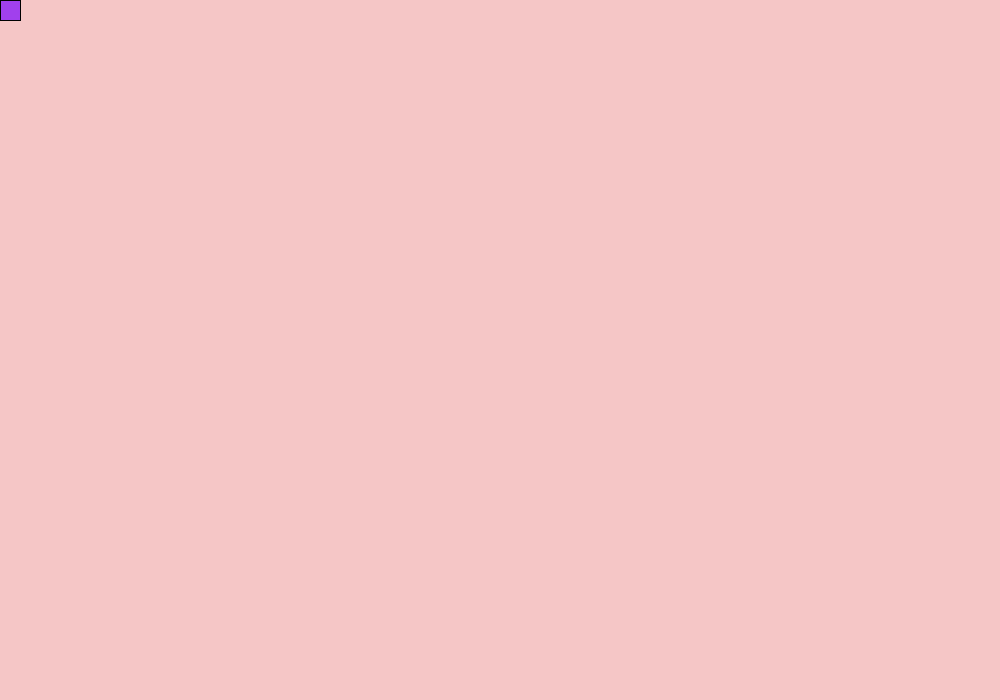
Frame 1 (no input)
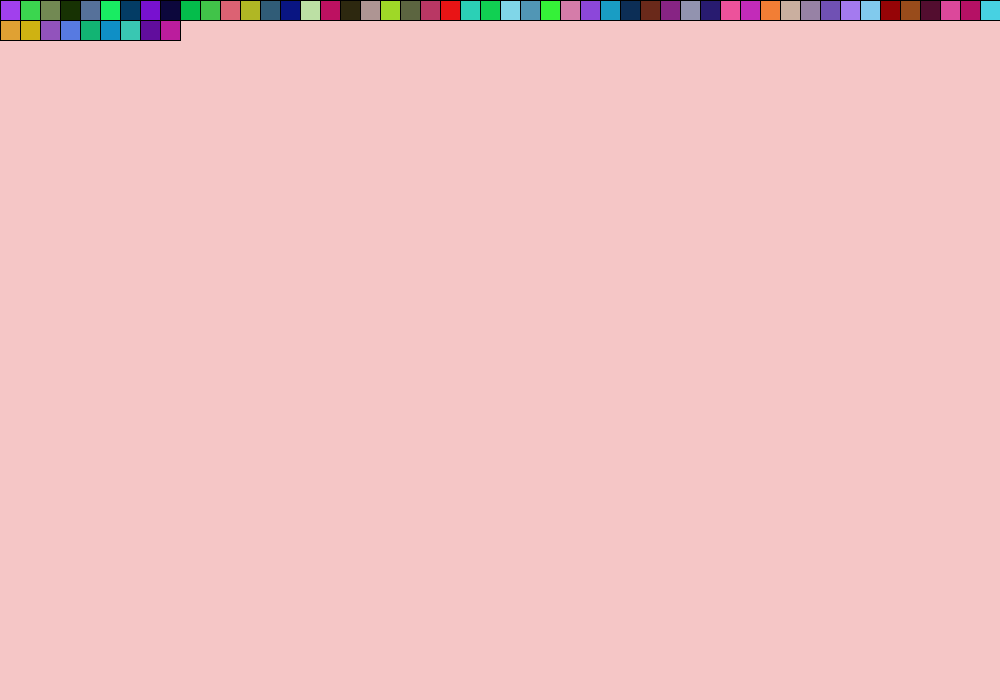
Frame 60 (the mouse pressed at the canvas centre just before this capture)
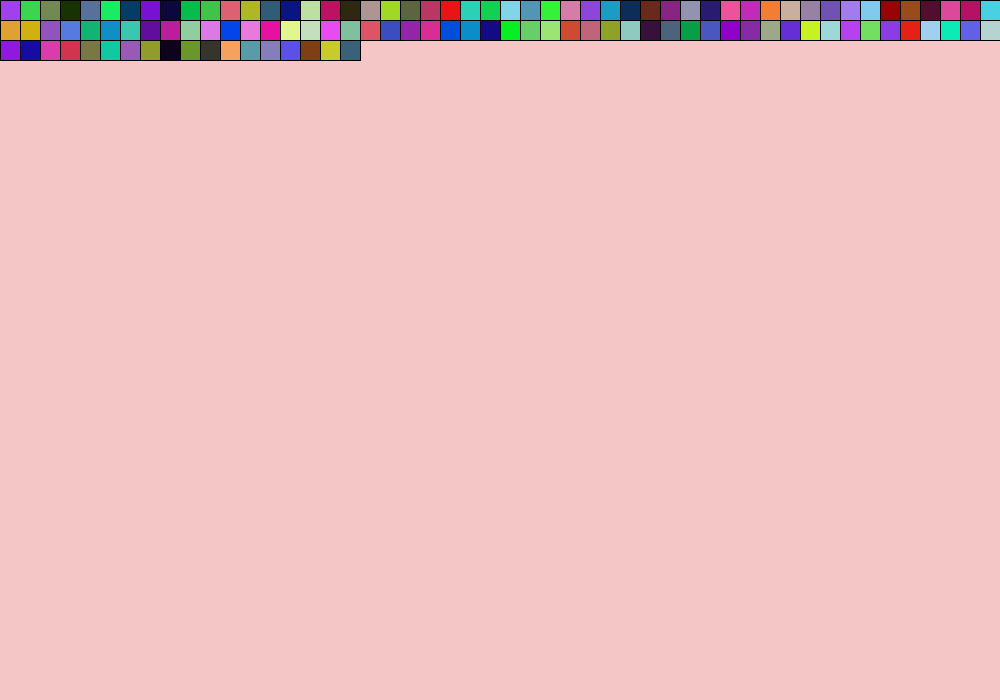
Frame 120 (the mouse held since frame 60 and released just before this capture)

The Processing sketch that drew these frames (run headless with seeded random() and noise(); from frame 60 on, the mouse is pressed at the canvas centre):

// Processing sketch: processing_169480
// ── processing_169480.pde

int a=0;
int j=0;
int c=20;
int d=20;

float r;
float g;
float b;

void setup()
{
  size(1000,700);
  background(#F5C6C6);
}

void draw(){
r=random(250);
g=random(250);
b=random(250);
fill(r,g,b);
frameRate(50);
rect(a,j,c,d);
a=a+20;
if(a>width)
{
  a=-20;
  a=a+20;
  j=j+20;
}
}
